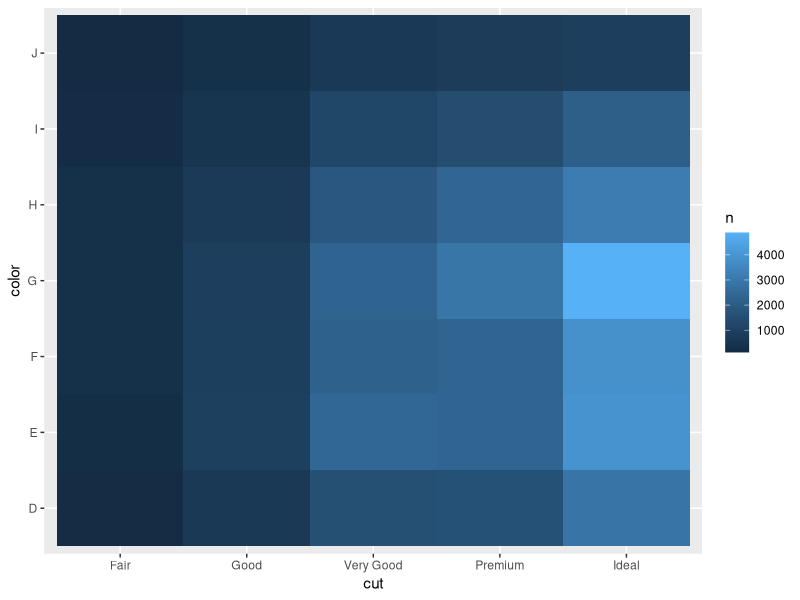

The R source for this figure:
library(tidyverse)

diamonds %>% 
  count(cut, color) %>% 
  ggplot(aes(x = cut, y = color, fill = n)) + 
  geom_tile()
